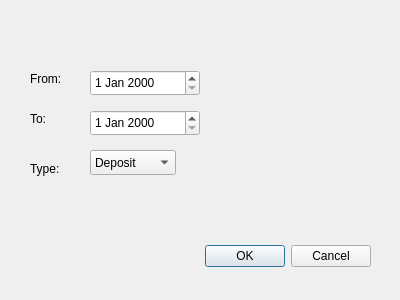
<?xml version="1.0" encoding="UTF-8"?>
<ui version="4.0">
 <class>Dialog</class>
 <widget class="QDialog" name="Dialog">
  <property name="geometry">
   <rect>
    <x>0</x>
    <y>0</y>
    <width>400</width>
    <height>300</height>
   </rect>
  </property>
  <property name="windowTitle">
   <string>Dialog</string>
  </property>
  <widget class="QDialogButtonBox" name="buttonBox">
   <property name="geometry">
    <rect>
     <x>30</x>
     <y>240</y>
     <width>341</width>
     <height>32</height>
    </rect>
   </property>
   <property name="orientation">
    <enum>Qt::Horizontal</enum>
   </property>
   <property name="standardButtons">
    <set>QDialogButtonBox::Cancel|QDialogButtonBox::Ok</set>
   </property>
  </widget>
  <widget class="QDateEdit" name="dateEdit_1">
   <property name="geometry">
    <rect>
     <x>90</x>
     <y>70</y>
     <width>110</width>
     <height>26</height>
    </rect>
   </property>
  </widget>
  <widget class="QDateEdit" name="dateEdit_2">
   <property name="geometry">
    <rect>
     <x>90</x>
     <y>110</y>
     <width>110</width>
     <height>26</height>
    </rect>
   </property>
  </widget>
  <widget class="QLabel" name="label">
   <property name="geometry">
    <rect>
     <x>30</x>
     <y>70</y>
     <width>67</width>
     <height>17</height>
    </rect>
   </property>
   <property name="text">
    <string>From:</string>
   </property>
  </widget>
  <widget class="QLabel" name="label_2">
   <property name="geometry">
    <rect>
     <x>30</x>
     <y>110</y>
     <width>67</width>
     <height>17</height>
    </rect>
   </property>
   <property name="text">
    <string>To:</string>
   </property>
  </widget>
  <widget class="QLabel" name="label_3">
   <property name="geometry">
    <rect>
     <x>30</x>
     <y>160</y>
     <width>67</width>
     <height>17</height>
    </rect>
   </property>
   <property name="text">
    <string>Type:</string>
   </property>
  </widget>
  <widget class="QComboBox" name="comboBox">
   <property name="geometry">
    <rect>
     <x>90</x>
     <y>150</y>
     <width>86</width>
     <height>25</height>
    </rect>
   </property>
   <item>
    <property name="text">
     <string>Deposit</string>
    </property>
   </item>
   <item>
    <property name="text">
     <string>Withdraw</string>
    </property>
   </item>
   <item>
    <property name="text">
     <string>Both</string>
    </property>
   </item>
  </widget>
 </widget>
 <resources/>
 <connections>
  <connection>
   <sender>buttonBox</sender>
   <signal>accepted()</signal>
   <receiver>Dialog</receiver>
   <slot>accept()</slot>
   <hints>
    <hint type="sourcelabel">
     <x>248</x>
     <y>254</y>
    </hint>
    <hint type="destinationlabel">
     <x>157</x>
     <y>274</y>
    </hint>
   </hints>
  </connection>
  <connection>
   <sender>buttonBox</sender>
   <signal>rejected()</signal>
   <receiver>Dialog</receiver>
   <slot>reject()</slot>
   <hints>
    <hint type="sourcelabel">
     <x>316</x>
     <y>260</y>
    </hint>
    <hint type="destinationlabel">
     <x>286</x>
     <y>274</y>
    </hint>
   </hints>
  </connection>
 </connections>
</ui>
